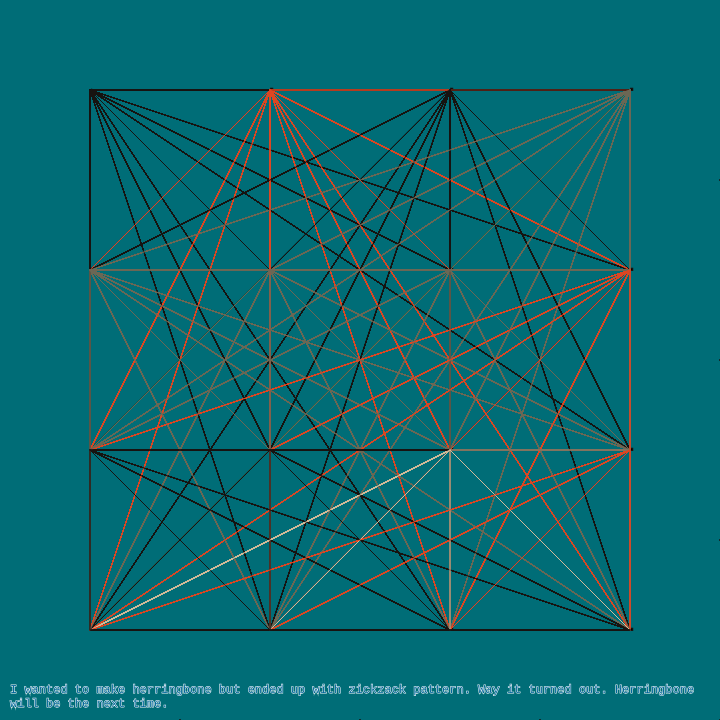
Frame 1 (no input)
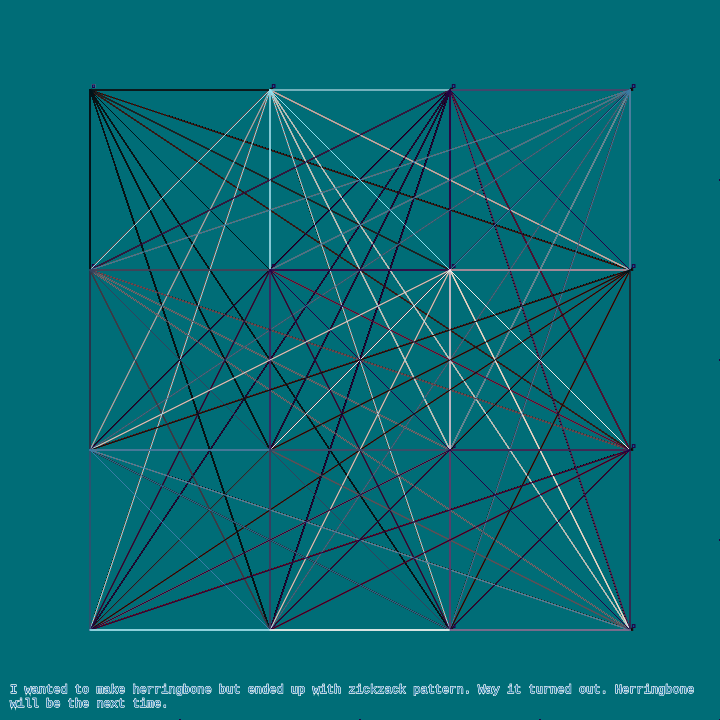
Frame 2 (the mouse pressed at the canvas centre, redrawn once)

The p5.js sketch that drew these frames (run headless with seeded random() and noise() and a simulated clock; the mouse was pressed at the canvas centre and the sketch redrawn once):

// p5.js sketch
// ── sketch.js
// credits https://www.deconbatch.com/2021/10/node-garden.01.html
// https://www.deconbatch.com/2021/10/node-garden.01.html
let img; // Declare variable 'img'.
let palette = ["#D3BB99", "#6C6754", "#DD4622", "#5A1A0E", "#181310", "#F2EFE9"];
let palette2 = ["#90e0ef","#001219","#240046", "#edede9","#3a7ca5", "#33415c"];
let description = "I wanted to make herringbone but ended up with zickzack pattern. Way it turned out. Herringbone will be the next time. ";
//// create class Tile that can be of following parameters 
// x, y, size, color, stroke, transparency, rotation, flipX, flipY

// Create a grid of 4x4
let gridSize = 4;

const buNodes = new Array();

function addDescription(){ 
      // Add description text
      
      const fontSize = 12;
      textFont('monospace', fontSize);
      const lineHeight = fontSize * 1.2;
      const margin = 10; // Margin between lines and edges
      
      const maxTextWidth = width - margin * 2; // Maximum text width
      const words = description.split(' '); // Split description into words
      
      let line = '';
      const lines = [];
      
      // Split the description into lines
      for (let i = 0; i < words.length; i++) {
        const word = words[i];
        const testLine = line + word + ' ';
        const testWidth = textWidth(testLine);
        
        if (testWidth > maxTextWidth && i > 0) {
          lines.push(line);
          line = word + ' ';
        } else {
          line = testLine;
        }
      }
      lines.push(line);
      
      const yPos = height - margin - lines.length * lineHeight;
    
      textAlign(LEFT, BOTTOM);
      textSize(fontSize);
      fill(0, 102, 153);
      
    for (let i = 0; i < lines.length; i++) {
        const lineText = lines[i];
        const xPos = margin;
        const yPosLine = yPos + (i + 1) * lineHeight;
        
        text(lineText, xPos, yPosLine);
      }
}

function noOOPcreateZickzackPatternI(gridSize) {
  let tileSize = width / gridSize;
  let one_of_palettes = random([palette, palette2]);

  for (let i = 0; i < gridSize; i++) {
    for (let j = 0; j < gridSize; j++) {
      let color = random(one_of_palettes);
      //let rowGroupCategory = (i % 2 === 0) ? 'even' : 'odd';
      
      let columnCategory = (j % 2 === 0) ? 'even': 'odd';
      let rowGroupCategory = floor(i / 3) % 3;
      x = j * tileSize+tileSize/2; 
      y = i * tileSize+tileSize/2 ;
      let _vector = createVector(x, y);
      buNodes.push({
        _vector: _vector,
        rowGroupCategory: rowGroupCategory,
        columnCategory: columnCategory,
        color: color
      });
    }
  }
}

function setup() {
  noLoop();
  createCanvas(720, 720);
  background('#006d77');
}


function draw() {
 // Load the instances of tiles class 
//one_of_palettes = random(palette2);

let size = width / gridSize;

let one_of_palettes = random([palette, palette2]);
noOOPcreateZickzackPatternI(gridSize);
print(buNodes)
//draw 
buNodes.forEach((node) => {
  strokeWeight(2);
  print(node)
  let endX = node._vector.x + size/2;
  let endY = node._vector.y + size/2;
  
  line(node._vector.x+size/2, node._vector.y+size/2, endX, endY);

  text('.', node._vector.x, node._vector.y);
  //ellipse(this.x, this.y, gridSize/2, gridSize/2);
 // draw lines
 let nodeNum = buNodes.length;
  for (let i = 0; i < nodeNum; i++) {
    let n = buNodes[i];
    for (let j = i + 1; j < nodeNum; j++) {
      let m = buNodes[j];
      //if (n.rowGroupCategory === m.rowGroupCategory) {
        strokeWeight(1);
        stroke(n.color);
      line(n._vector.x, n._vector.y, m._vector.x, m._vector.y);
    }
  }
});
// Reset everything to get white text
resetMatrix();
fill(0);
stroke(255);
addDescription();

}
